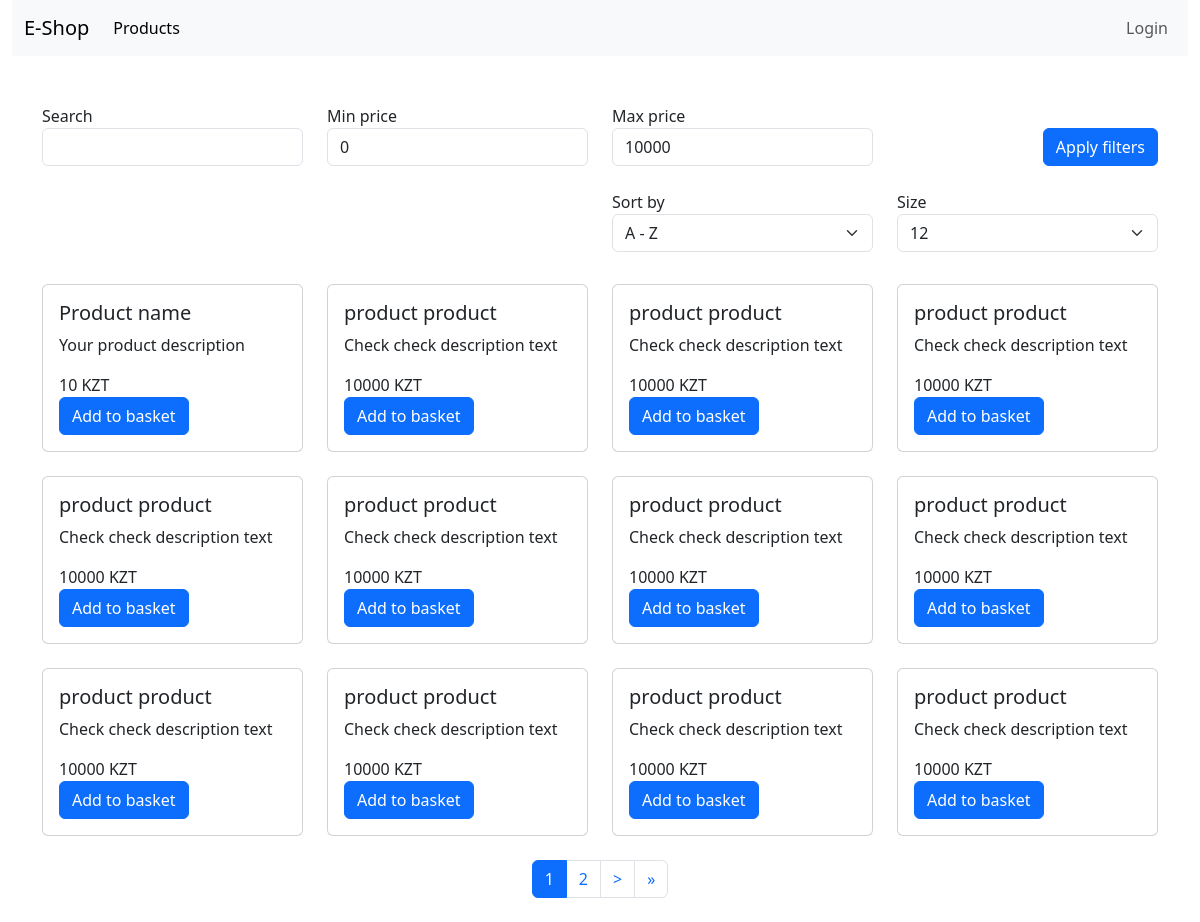
Screenshot of /products/ with the database file from the repository.
### shop/models.py (models this page shows, shortened)
class Product(models.Model):
    name = models.CharField(null=False, max_length=255, blank=False)
    description = models.CharField(null=False, max_length=2000, blank=True, default='')
    price = models.IntegerField(null=False)
    amount = models.IntegerField(null=False)
    created_at = models.DateTimeField(auto_now=True, null=False)
    category = models.ForeignKey(Category, null=True, on_delete=models.CASCADE)
    class Meta:
        verbose_name = 'Product'
        verbose_name_plural = 'Products'

### shop/views.py (the view)
# urls.py: path('products/', products_page_view, name='products_page'),
def products_page_view(request):
    page = request.GET.get('page', DEFAULT_PAGE)
    size = request.GET.get('size', DEFAULT_SIZE)
    most_expensive_price = Product.objects.all().order_by('-price')[0].price
    min_price = request.GET.get('min_price', 0)
    max_price = request.GET.get('max_price', most_expensive_price)
    name = request.GET.get('name', '')
    order_by = request.GET.get('order_by', DEFAULT_ORDER_BY)
    products = Product.objects \
        .filter(name__contains=name) \
        .filter(price__lte=max_price) \
        .filter(price__gte=min_price) \
        .order_by(order_by)
    paginator = Paginator(products, size)
    page_obj = paginator.get_page(page)
    return render(request, 'shop/products.html', {
        'paginator': paginator,
        'page_obj': page_obj,
        'sizes': sizes,
        'order_by': order_by,
        'min_price': min_price,
        'max_price': max_price,
        'name': name
    })

### shop/templates/shop/products.html (shortened to what this page needs)
{% extends 'base.html' %}
{% block content %}
<div class="container-fluid">
    <div class="row">
        <div class="col-12">
            {% include 'header.html' %}
        </div>
    </div>
</div>
<div class="container">
    <div class="row">
        <div class="col-12">
            {% include 'shop/products-grid.html' %}
            {% endblock %}

### shop/templates/shop/products-grid.html (shortened to what this page needs)
<div class="row mt-4 g-4">
    <div class="col-3">
            <label for="name">Search</label>
            <input value="{{ name }}" name="name" id="name" class="form-control" />
    </div>
    <div class="col-3">
            <label for="min_price">Min price</label>
            <input value="{{ min_price }}" name="min_price" id="min_price" class="form-control" />
    </div>
    <div class="col-3">
            <label for="order_by">Max price</label>
            <input value="{{ max_price }}" name="max_price" id="max_price"  class="form-control" />
    </div>
    <div class="col-3 d-flex align-items-end justify-content-end">
            <button class="btn btn-primary" onclick="handleFilterChange()">Apply filters</button>
    </div>
    <div class="col-3 offset-6">
            <label for="order_by">Sort by</label>
            <select class="form-select" aria-label="size" id="order_by" name="order_by"
                    onchange="handleOrderByChange(event)">
                <option value="name" {% if order_by == 'name' %} selected {% endif %}>A - Z</option>
            </select>
    </div>
    <div class="col-3">
            <label for="size">Size</label>
            <select class="form-select" aria-label="size" id="size" name="size" onchange="handleSizeChange(event)">
                {% for size in sizes %}
                {% if paginator.per_page == size %}
                <option value="{{ size }}" selected>{{ size }}</option>
                {% else %}
                <option value="{{ size }}">{{ size }}</option>
                {% endif %}
                {% endfor %}
            </select>
    </div>
</div>
<div class="row my-2 g-4">
    {% for product in page_obj %}
    <div class="col-3">
        <div class="card">
            <div class="card-body">
                <h5 class="card-title">{{ product.name }}</h5>
                <p class="card-text">{{ product.description}}</p>
                <div>{{ product.price }} KZT</div>
                <a href="{% url 'add_to_basket' pk=product.id %}">
                    <button class="btn btn-primary">Add to basket</button>
                </a>
            </div>
        </div>
    </div>
    {% endfor %}
    <div class="col-12 d-flex justify-content-center align-items-center">
        <nav aria-label="Page navigation example">
            <ul class="pagination">
                {% for page in paginator.page_range %}
                {% if page >= page_obj.number|add:-2 and page <= page_obj.number|add:2 %}
                <li class="page-item">
                    <a class="page-link {% if page == page_obj.number %} active {% endif %}" href="javascript:void(0)"
                       onclick="handlePaginationChange({{ page }})">
                        {{ page }}
                    </a>
                </li>
                {% endif %}
                {% endfor %}
                {% if page_obj.has_next %}
                <li class="page-item">
                    <a class="page-link" href="javascript:void(0)" aria-label="Next"
                       onclick="handlePaginationChange({{ page_obj.number|add:1 }})">
                        <span aria-hidden="true"> > </span>
                    </a>
                </li>
                <li class="page-item">
                    <a class="page-link" href="javascript:void(0)" aria-label="Next"
                       onclick="handlePaginationChange({{ paginator.num_pages }})">
                        <span aria-hidden="true">&raquo;</span>
                    </a>
                </li>
                {% endif %}
            </ul>
        </nav>
    </div>
</div>

### rows the page displays
Product: name "Product name", description "Your product description", price "10"
Product: name "product product", description "Check check description text", price "10000"
Product: name "product product", description "Check check description text", price "10000"
Product: name "product product", description "Check check description text", price "10000"
Product: name "product product", description "Check check description text", price "10000"
Product: name "product product", description "Check check description text", price "10000"
Product: name "product product", description "Check check description text", price "10000"
Product: name "product product", description "Check check description text", price "10000"
Product: name "product product", description "Check check description text", price "10000"
Product: name "product product", description "Check check description text", price "10000"
Product: name "product product", description "Check check description text", price "10000"
Product: name "product product", description "Check check description text", price "10000"

### other values shown
{{ page }} "1" "2"
form field size "12"
